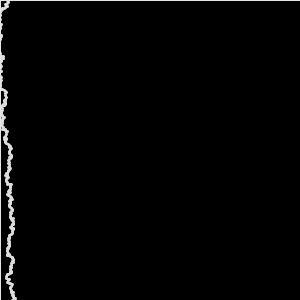
Frame 1 (no input)
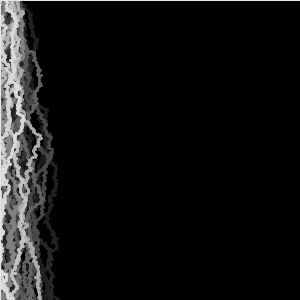
Frame 60 (the mouse pressed at the canvas centre just before this capture)
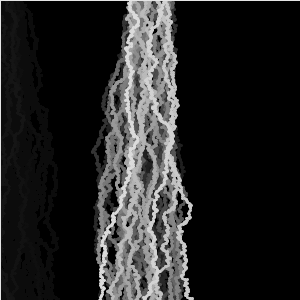
Frame 120 (the mouse held since frame 60 and released just before this capture)

The Processing sketch that drew these frames (run headless with seeded random() and noise(); from frame 60 on, the mouse is pressed at the canvas centre):

// Processing sketch: processing_9637
// ── processing_9637.pde

bolt b;
float xn;
float yn;

void setup(){
  size(300,300);
  background(0);
}



void draw(){
  xn = random(mouseX-20,mouseX+20);
  yn = 0;
  b = new bolt(xn,yn,1);
  b.draw();
  fill(0,10);
  rect(0,0,300,300);
}

class bolt{
  float boltwidth;
  float l;
  float theta;
  float x0,y0,x1,y1;
  bolt(float x00, float y00, float bwidth){
    boltwidth = bwidth;
    x0 = x00;
    y0 = y00;
    l = random(1,2);
    theta = random(-HALF_PI,HALF_PI);
    x1 = x0+l*sin(theta);
    y1 = y0+l*cos(theta);
  }
  void draw(){
    //strokeWeight(2);
    stroke(229);
    line(x0,y0,x1,y1);
    ellipse(x1,y1,2,2);
    if(y1<300){
      new bolt(x1,y1,2).draw();
    }
    //ellipse(x,30,30,30);
  }
}
